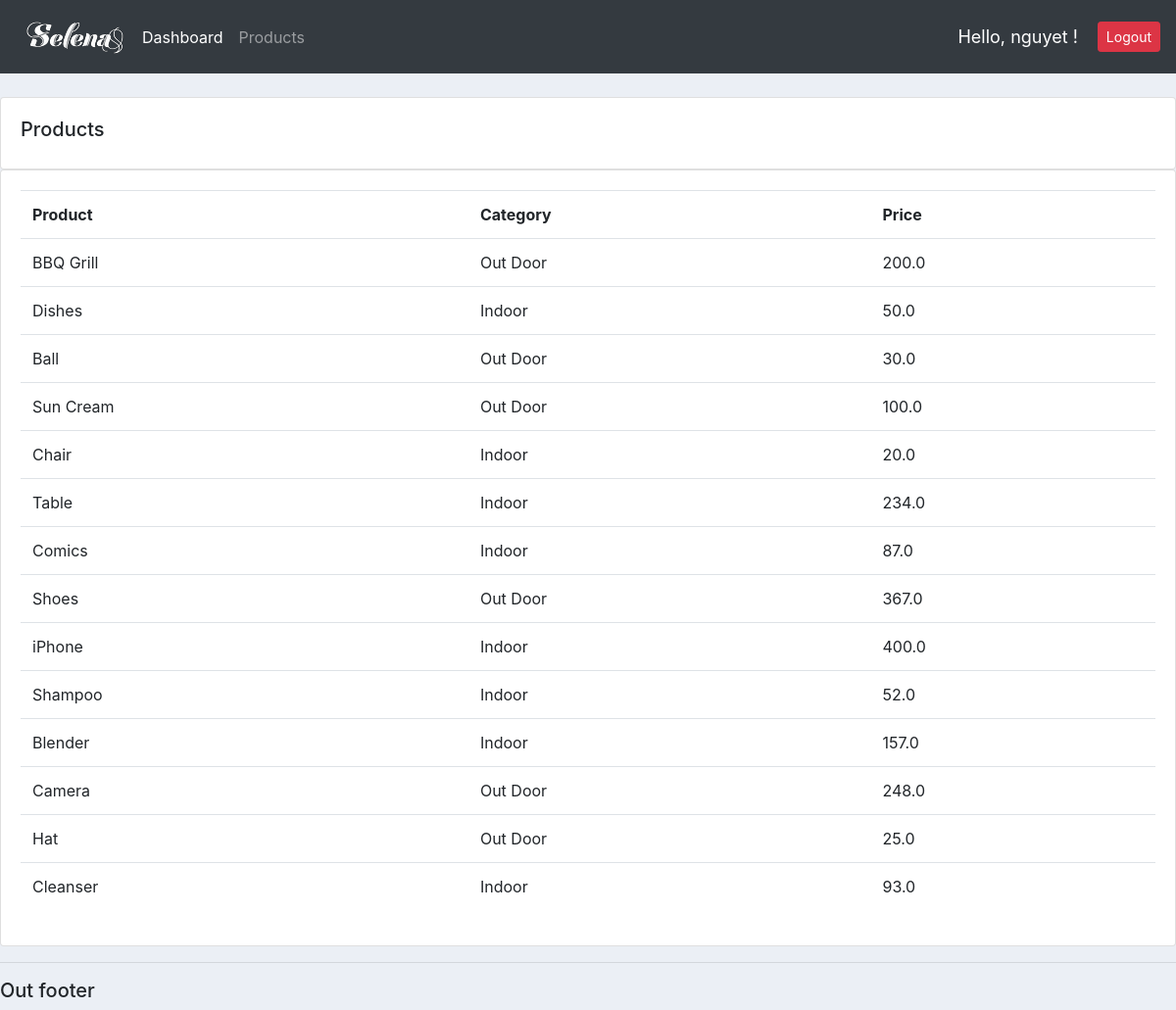
Screenshot of /products/ (signed in) with the database file from the repository.
### accounts/models.py (models this page shows, shortened)
class Product(models.Model):
    CATEGORY = (
                ('Indoor', 'Indoor'),
                ('Out Door', 'Out Door'),
    )
    name = models.CharField(max_length=200, null=True)
    price = models.FloatField(null=True)
    category = models.CharField(max_length=200, null=True, choices=CATEGORY)
    description = models.CharField(max_length=200, null=True, blank=True)
    date_created = models.DateTimeField(auto_now_add=True)
    tag = models.ManyToManyField(Tag)

### accounts/decorators.py (the view)
        def wrapper_func(request, *args, **kwargs):
            group = None
            if request.user.groups.exists():
                group = request.user.groups.all()[0].name
            if group in allowed_roles:
                return view_func(request, *args, **kwargs)
            else:
                return HttpResponse('You are not authorized to view this page.')

### accounts/views.py (called while the page is built)
@login_required(login_url='login')
@allowed_users(allowed_roles=['admin'])
def products(request):
    products = Product.objects.all()
    return render(request, 'accounts/products.html', {'products':products})

### accounts/templates/accounts/products.html
{% extends 'accounts/main.html' %}
{% block content %}
    <br>
    <div class="row">
        <div class="col-md">
            <div class="card card-body">
                <h5>Products</h5>
            </div>
            <div class="card card-body">
                <table class="table">
                    <tr>
                        <th>Product</th>
                        <th>Category</th>
                        <th>Price</th>
                    </tr>
                    {% for i in products %}
                        <tr>
                            <td>{{i.name}}</td>
                            <td>{{i.category}}</td>
                            <td>{{i.price}}</td>
                        </tr>
                    {% endfor %}
                </table>
            </div>
        </div>
    </div>
{% endblock %}

### accounts/templates/accounts/navbar.html (shortened to what this page needs)
{% load static %}
<nav class="navbar navbar-expand-lg navbar-dark bg-dark">
    <img src="{% static 'images/logo.png' %}" alt="">
    <div class="collapse navbar-collapse" id="navbarNav">
      <ul class="navbar-nav">
        {% if request.user.is_staff %}
        <li class="nav-item active">
          <a class="nav-link" href="{% url 'home' %}">Dashboard</a>
        </li>
        <li class="nav-item">
          <a class="nav-link" href="{% url 'products' %}">Products</a>
        </li>
        {% endif %}
      </ul>
    </div>
    <span class="hello-msg">Hello, {{request.user}} ! </span>
    <a class="btn btn-sm btn-danger" href="{% url 'logout' %}">Logout</a>
  </nav>

### static/css/main.css (style rules this page uses)
body { background-color: #ebeff5; }

### accounts/templates/accounts/navbar.html (style rules this page uses)
.hello-msg { font-size: 18px; color: #fff; margin-right: 20px; }

### rows the page displays
Product: name "BBQ Grill", category "Out Door", price "200.0"
Product: name "Dishes", category "Indoor", price "50.0"
Product: name "Ball", category "Out Door", price "30.0"
Product: name "Sun Cream", category "Out Door", price "100.0"
Product: name "Chair", category "Indoor", price "20.0"
Product: name "Table", category "Indoor", price "234.0"
Product: name "Comics", category "Indoor", price "87.0"
Product: name "Shoes", category "Out Door", price "367.0"
Product: name "iPhone", category "Indoor", price "400.0"
Product: name "Shampoo", category "Indoor", price "52.0"
Product: name "Blender", category "Indoor", price "157.0"
Product: name "Camera", category "Out Door", price "248.0"
Product: name "Hat", category "Out Door", price "25.0"
Product: name "Cleanser", category "Indoor", price "93.0"

### other values shown
{{ request.user }} "nguyet"
